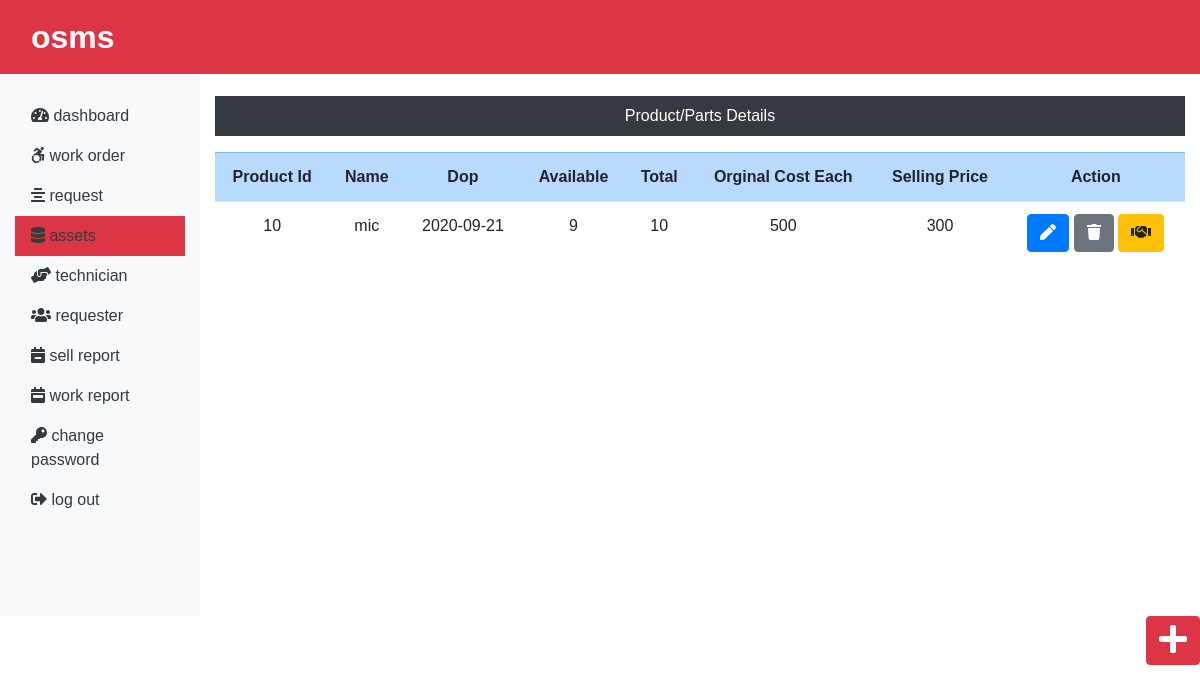
Page /admin/assets.php (signed in) on the committed database.
### tables this page shows
CREATE TABLE `assetes_tb` (
  `p_id` int(11) NOT NULL,
  `p_name` varchar(50) NOT NULL,
  `p_dop` date NOT NULL,
  `p_available` int(11) NOT NULL,
  `p_total` int(11) NOT NULL,
  `p_or_price` int(11) NOT NULL,
  `p_sel_price` int(11) NOT NULL
);

### admin/assets.php (the view, shortened to what this page needs)
<?php
include("../config.php");
include("includes/header.php");
?>
<div class="container-fluid">
    <div class="row">
        <?php include("sidebar.php");?>
        <div class="col-sm-10 mt-5 text-center" >
        <p class="bg-dark text-white text-capitalize mt-5 p-2">product/parts details</p>
    <?php
    $sql = "SELECT * FROM assetes_tb";
    $result= mysqli_query($connect,$sql) or die("Query failed");
    if(mysqli_num_rows($result) > 0){
    ?>
        <table class="table ">
            <thead class="font-weight-bold text-capitalize table-primary">
            <tr>
                <td>product id</td>
                <td> name</td>
                <td> Dop </td>
                <td> available </td>
                <td> total </td>
                <td> orginal cost each </td>
                <td> selling price </td>
                <td>action </td>
            </tr>
            </thead>
            <tbody>
            <?php
            while($row = mysqli_fetch_array($result)){
            ?>
            <tr>
                <td><?php echo $row["p_id"];?></td>
                <td><?php echo $row["p_name"];?></td>
                <td><?php echo $row["p_dop"];?></td>
                <td><?php echo $row["p_available"];?></td>
                <td><?php echo $row["p_total"];?></td>
                <td><?php echo $row["p_or_price"];?></td>
                <td><?php echo $row["p_sel_price"];?></td>
                <td><form action="editasset.php" method="post" class="d-inline">
                <button type="submit" name="editbtn" class="btn btn-primary"> <i class="fas fa-pen  "></i></button>
                <button type="submit" name="dltbtn" class="btn btn-secondary" > <i class="fas fa-trash    "></i> </button>
                </form>
                <form action="sellproduct.php" method="post" class="d-inline">
                <button type="submit" name="sellbtn" class="btn btn-warning"> <i class="fas fa-handshake    "></i></button>
                </form>
                </td>
            </tr>
            <?php
             }
            ?>
            </tbody>
        </table>
    <?php
}else{
    echo "no techinician";
}
    ?>
        </div>
    </div>
</div>
<div><a href="insertassets.php" class="btn btn-danger float-right"> <i class="fas fa-plus fa-2x    "></i></a></div>
<?php
include("includes/footer.php");
?>

### css/style.css (style rules this page uses)
* { margin: 0; padding: 0; box-sizing: border-box; }
a, a:hover, a:focus { text-decoration: none; outline: none; }
.btn, .btn:focus button { outline: transparent; box-shadow: transparent; outline: none; }
body { font-family: 'Ubuntu', sans-serif; scroll-behavior: smooth; }

### rows in the picture
assetes_tb: p_id "10", p_name "mic", p_dop "2020-09-21", p_available "9", p_total "10", p_or_price "500", p_sel_price "300"
